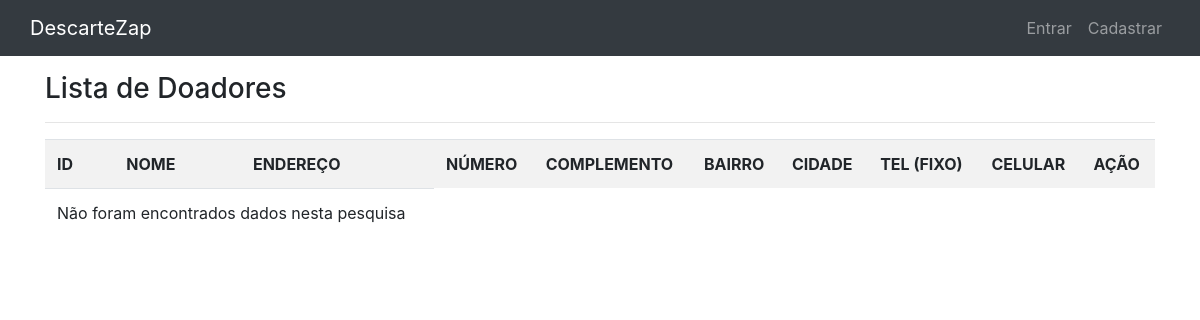
Page /listar/doadores/ on the earlier database version.
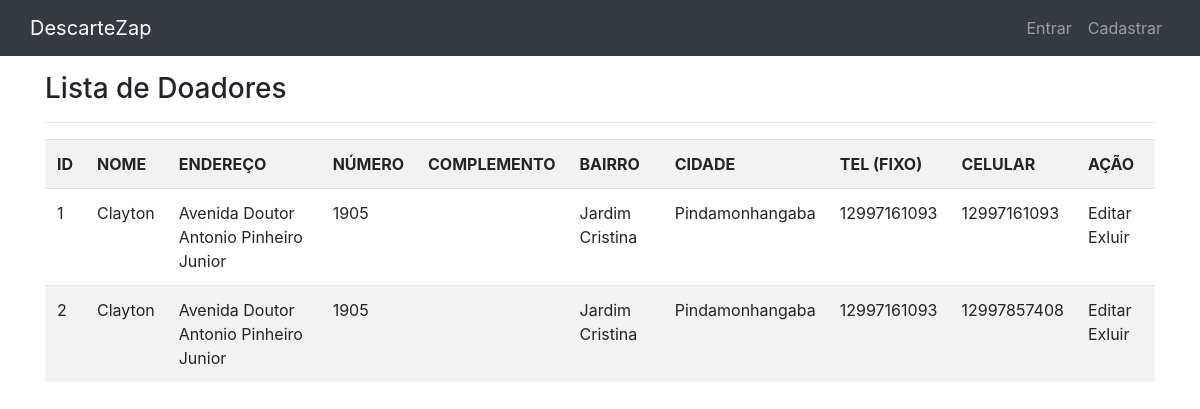
Same page on the later database version.
### cadastros/models.py (models this page shows, shortened)
class Doadores(models.Model):
    nome = models.CharField(max_length=20, null=False, blank=False)
    sobrenome = models.CharField(max_length=20, null=False, blank=False)
    dataNascimento = models.DateField(max_length=10, null=False, blank=False, verbose_name="Data de Nascimento")
    endereco = models.CharField(max_length=100, null=False, blank=False)
    numero = models.CharField(max_length=10, null=False, blank=False)
    complemento = models.CharField(max_length=10, null=False, blank=False)
    bairro = models.CharField(max_length=20, null=False, blank=False)
    cidade = models.CharField(max_length=20, null=False, blank=False)
    telefonefixo = models.CharField(max_length=20, null=False, blank=False, verbose_name="Telefone Fixo")
    celular = models.CharField(max_length=20, null=False, blank=False)

### cadastros/views.py (the view)
# urls.py: path('listar/doadores/', DoadoresList.as_view(), name='listar-doadores'),
class DoadoresList(ListView):
    model = Doadores
    template_name = 'cadastrar/listas/doadores.html'

### templates/cadastrar/listas/doadores.html
{% extends 'base.html' %}
{% load static %}
{% block content %}
<h3>Lista de Doadores</h3>
<hr>
<div class="table responsive">
    <table class="table table-striped">
        <tr>
            <th>ID</th>
            <th>NOME</th>
            <th>ENDEREÇO</th>
            <th>NÚMERO</th>
            <th>COMPLEMENTO</th>
            <th>BAIRRO</th>
            <th>CIDADE</th>
            <th>TEL (FIXO)</th>
            <th>CELULAR</th>
            <th>AÇÃO</th>
        </tr>
        {% for doadores in object_list %}
        <tr>
            <td>{{ doadores.id }}</td>
            <td>{{ doadores.nome }}</td>
            <td>{{ doadores.endereco }}</td>
            <td>{{ doadores.numero }}</td>
            <td>{{ doadores.complemento }}</td>
            <td>{{ doadores.bairro }}</td>
            <td>{{ doadores.cidade }}</td>
            <td>{{ doadores.telefonefixo }}</td>
            <td>{{ doadores.celular }}</td>
            <td>
                Editar
                Exluir
            </td>
        </tr>
        {% empty %}
        <tr>
            <td colspan="3">Não foram encontrados dados nesta pesquisa</td>
        </tr>
        {% endfor %}
    </table>
</div>
{% endblock %}s %}

Differences in the rows shown:
added Doadores: id "1", nome "Clayton", endereco "Avenida Doutor Antonio Pinheiro Junior", numero "1905", bairro "Jardim Cristina", cidade "Pindamonhangaba", telefonefixo "12997161093", celular "12997161093"
added Doadores: id "2", nome "Clayton", endereco "Avenida Doutor Antonio Pinheiro Junior", numero "1905", bairro "Jardim Cristina", cidade "Pindamonhangaba", telefonefixo "12997161093", celular "12997857408"
Other differences:
text no longer shown: "Não foram encontrados dados nesta pesquisa"
